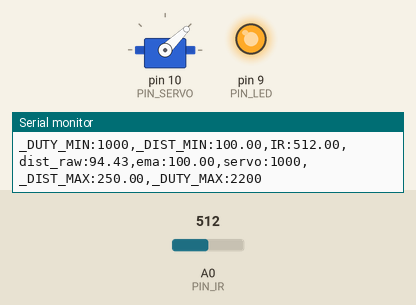
The sketch below on a simulated Arduino Uno, built with avr-gcc and run on an emulated ATmega328P. On the bench: servo, output pins drawn as LEDs (lit = HIGH), the last lines printed to the serial monitor. The test bench sets the inputs (shaded band); at power-on: A0 (PIN_IR) = 512.

Above: at 1.2 s.
1.3 s: A0 (PIN_IR) set to 480
At 2.5 s:
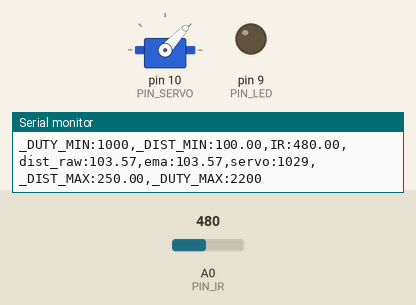
2.9 s: A0 (PIN_IR) set to 306
At 3.8 s:
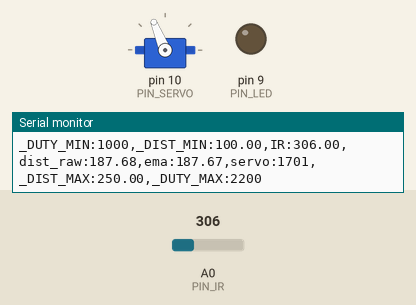
4.7 s: A0 (PIN_IR) set to 240
At 5.2 s:
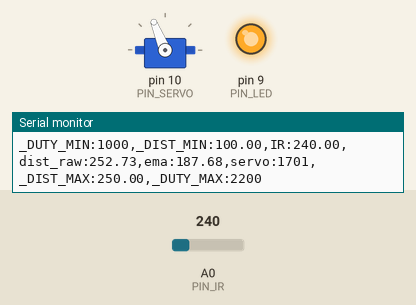
6.2 s: A0 (PIN_IR) set to 243
At 7.3 s:
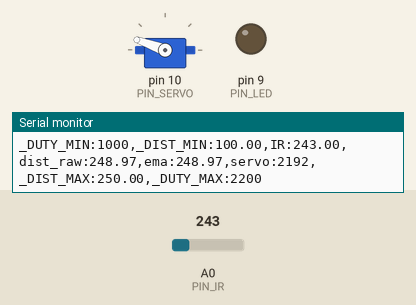
8.1 s: A0 (PIN_IR) set to 122
At 8.7 s:
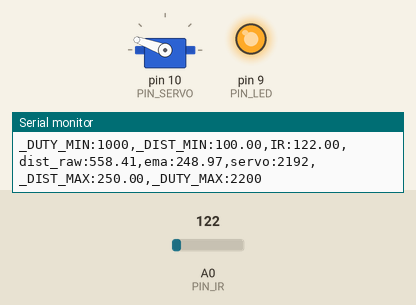
Timing chart, 0 to 10.6 s (numbered marks = the images above; inputs shaded):
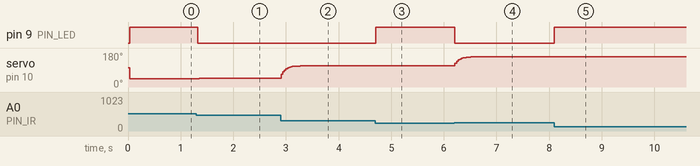

The sketch:

17_example_3.ino
```cpp
#include <Servo.h>

// Arduino pin assignment
#define PIN_IR    A0
#define PIN_LED   9
#define PIN_SERVO 10

// Servo pulse (us)
#define _DUTY_MIN 1000
#define _DUTY_NEU 1600
#define _DUTY_MAX 2200

// Distance limits (mm)
#define _DIST_INVALID 60.0
#define _DIST_MIN    100.0
#define _DIST_MAX    250.0

// Filter & loop
#define EMA_ALPHA   0.30
#define LOOP_INTERVAL 30

Servo myservo;
unsigned long last_loop_time;

float dist_prev = _DIST_MIN;
float dist_ema  = _DIST_MIN;

void setup()
{
  pinMode(PIN_LED, OUTPUT);

  myservo.attach(PIN_SERVO);
  myservo.writeMicroseconds(_DUTY_NEU);

  Serial.begin(1000000);
  last_loop_time = millis();
}

void loop()
{
  unsigned long time_curr = millis();
  if (time_curr < (last_loop_time + LOOP_INTERVAL)) return;
  last_loop_time += LOOP_INTERVAL;

  int duty;
  float a_value, dist_raw, dist_filtered;

  // 1) ADC read (분모 보호)
  a_value = analogRead(PIN_IR);
  if (a_value <= 10) a_value = 10;

  // 2) 거리 근사식 (mm)
  dist_raw = ((6762.0f / (a_value - 9.0f)) - 4.0f) * 10.0f;

  // 3) Range filter (+ 0~6cm 무시) & LED 표시
  bool in_range = (dist_raw >= _DIST_INVALID) && (dist_raw >= _DIST_MIN) && (dist_raw <= _DIST_MAX);
  if (in_range) {
    dist_filtered = dist_raw;
    dist_prev = dist_raw;
    digitalWrite(PIN_LED, LOW);
  } else {
    dist_filtered = dist_prev;
    digitalWrite(PIN_LED, HIGH);
  }

  // 4) EMA filter
  dist_ema = EMA_ALPHA * dist_filtered + (1.0f - EMA_ALPHA) * dist_ema;

  // 5) map() 없이 선형 변환 + 클램프
  float duty_f = (dist_ema - _DIST_MIN) * (_DUTY_MAX - _DUTY_MIN)
                 / (_DIST_MAX - _DIST_MIN) + _DUTY_MIN;
  if (duty_f < _DUTY_MIN) duty_f = _DUTY_MIN;
  if (duty_f > _DUTY_MAX) duty_f = _DUTY_MAX;
  duty = (int)(duty_f + 0.5f);

  // 6) Servo write
  myservo.writeMicroseconds(duty);

  // 7) Debug
  Serial.print("_DUTY_MIN:");  Serial.print(_DUTY_MIN);
  Serial.print(",_DIST_MIN:"); Serial.print(_DIST_MIN);
  Serial.print(",IR:");        Serial.print(a_value);
  Serial.print(",dist_raw:");  Serial.print(dist_raw);
  Serial.print(",ema:");       Serial.print(dist_ema);
  Serial.print(",servo:");     Serial.print(duty);
  Serial.print(",_DIST_MAX:"); Serial.print(_DIST_MAX);
  Serial.print(",_DUTY_MAX:"); Serial.print(_DUTY_MAX);
  Serial.println();
}
```

Measured:
- the behaviour switches between 493 and 492 on A0 (PIN_IR) (found by bisection; images 0 and 1)
- the behaviour switches between 242 and 243 on A0 (PIN_IR) (found by bisection; images 3 and 4)
- after the input at 1.3 s, pin 9 (PIN_LED): HIGH → LOW at once; servo on pin 10 (PIN_SERVO): 44° → 46° at once, → 47° 0.12 s later
- after the input at 2.9 s, servo on pin 10 (PIN_SERVO): moves from 47° to 112° over 0.36 s, starting at once
- after the input at 4.7 s, pin 9 (PIN_LED): LOW → HIGH at once
- after the input at 6.2 s, pin 9 (PIN_LED): HIGH → LOW at once; servo on pin 10 (PIN_SERVO): moves from 112° to 160° over 0.42 s, starting at once
- after the input at 8.1 s, pin 9 (PIN_LED): LOW → HIGH at once
